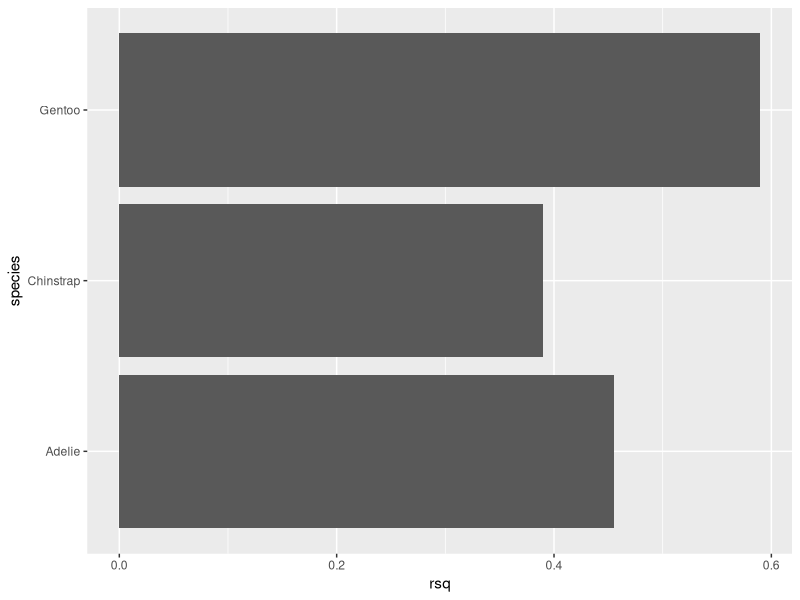

Write R code to recreate this figure.
## ---- chunk 1
knitr::opts_chunk$set(message = FALSE, warning = FALSE, fig.align = "center")

library(tidyverse)
library(palmerpenguins)

## ---- chunk 2
nms <- c("Eric", "Jenna", "Patty")

## ---- chunk 3
paste0("hello ", nms[1])
## ---- chunk 4
paste0("hello ", nms[2])
## ---- chunk 5
paste0("hello ", nms[3])
## ---- chunk 6
map(nms, ~paste0("hello ", .x))
## ---- chunk 7
paste0("hello ", nms)
## ---- chunk 8
out <- map(nms, ~paste0("hello ", .x))

typeof(out)
## ---- chunk 9
map_chr(nms, ~ paste0("hello ", .x))
## ---- chunk 10
#store columns in a list
x <- list(penguins$bill_length_mm, penguins$bill_depth_mm, penguins$body_mass_g)

means_out <- map_dbl(x, ~ mean(.x, na.rm = TRUE))

means_out
## ---- chunk 11
steve <- list(
  penguins$bill_length_mm, penguins$bill_depth_mm,
  penguins$body_mass_g
)

means_out <- map_dbl(steve, ~ mean(.x, na.rm = TRUE))

means_out
## ---- chunk 12
adelies <- penguins %>%
  filter(species == "Adelie")

lm(body_mass_g ~ bill_length_mm + bill_depth_mm, data = adelies)

#and then do this again for each type of penguin
## ---- chunk 13
# get a vector of the unique penguin species
ps <- unique(penguins$species)

# write a little filter function
# x is the data we want
# s is the species
my_filter <- function(x, s) {
  x %>%
    filter(species == s)
}

#get a list of dataframes, where each element is a dataframe for that species
p_dfs <- map(ps, ~my_filter(x = penguins, s = .x))

# let's take a look at what this gives us
p_dfs
## ---- chunk 14
lm_res <- map(p_dfs,
 ~ lm(body_mass_g ~ bill_length_mm + bill_depth_mm,
      data = .x
))
## ---- chunk 15
lm_res
## ---- chunk 16
rsqs <- map_dbl(lm_res, ~ summary(.x)$r.squared)

rsqs
## ---- chunk 17
analysis_res <- tibble(
  species = ps,
  data = p_dfs,
  model_res = lm_res,
  rsq = rsqs
)

analysis_res
## ---- chunk 18
analysis_res %>%
  ggplot(aes(x = rsq, y = species)) +
  geom_col()
## ---- chunk 19
analysis_res2 <- tibble(
  species = unique(penguins$species)
) %>%
  mutate(
    data = map(species, ~ my_filter(penguins, .x)),
    model_res = map(
      data,
      ~ lm(body_mass_g ~ bill_length_mm + bill_depth_mm, .x)
    ),
    rsq = map_dbl(model_res, ~ summary(.x)$r.squared)
  )

analysis_res2
